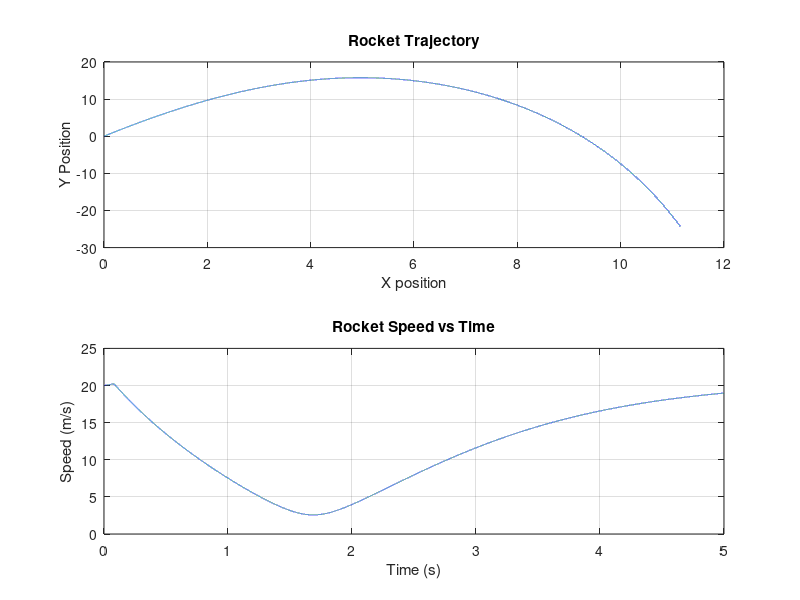

MATLAB code to generate this figure:
function rocket_simulation
    % Initial conditions
    angle = deg2rad(80);
    e_x_0 = cos(angle) * 20;
    e_y_0 = sin(angle) * 20;

    % Time settings and discretization
    t_tot = 5;
    h = 0.0001;
    N = t_tot / h;

    % Calculate velocities using the original Runge-Kutta method for velocities
    [X, Y] = RungeKutta(@eDeriv, e_x_0, e_y_0, h, N);

    % Calculate positions using the new Runge-Kutta method for positions
    [pos_X, pos_Y] = RungeKuttaPosition(X, Y, 0, 0, h, N);

    % Plotting the results
    figure;
    subplot(2, 1, 1);
    plot(pos_X, pos_Y);
    xlabel('X position');
    ylabel('Y Position');
    title('Rocket Trajectory');
    grid on;

    subplot(2, 1, 2);
    plot(linspace(0, t_tot, N+1), sqrt(X.^2 + Y.^2));
    xlabel('Time (s)');
    ylabel('Speed (m/s)');
    title('Rocket Speed vs Time');
    grid on;
end

function [X, Y] = RungeKutta(f, vx0, vy0, h, N)
    X = zeros(1, N+1);
    Y = zeros(1, N+1);
    X(1) = vx0;
    Y(1) = vy0;
    t = 0;
    for i = 1:N
        [K1x, K1y] = f(X(i), Y(i), t);
        [K2x, K2y] = f(X(i) + h/2 * K1x, Y(i) + h/2 * K1y, t + h/2);
        [K3x, K3y] = f(X(i) + h/2 * K2x, Y(i) + h/2 * K2y, t + h/2);
        [K4x, K4y] = f(X(i) + h * K3x, Y(i) + h * K3y, t + h);
        X(i+1) = X(i) + (h/6) * (K1x + 2*K2x + 2*K3x + K4x);
        Y(i+1) = Y(i) + (h/6) * (K1y + 2*K2y + 2*K3y + K4y);
        t = t + h;
    end
end

function [posX, posY] = RungeKuttaPosition(vx, vy, pos_x0, pos_y0, h, N)
    posX = zeros(1, N+1);
    posY = zeros(1, N+1);
    posX(1) = pos_x0; % Initial position x
    posY(1) = pos_y0; % Initial position y
    for i = 1:N
        posX(i+1) = posX(i) + h * vx(i);
        posY(i+1) = posY(i) + h * vy(i);
    end
end

function [e_x_prim, e_y_prim] = eDeriv(x_i, y_i, t)
    k_x = 0.001;
    k_y = 0.001;
    g = 9.82;
    m_0 = 0.05;
    k = 0.08;
    
    V = sqrt(x_i^2 + y_i^2);
    phi = atan2(y_i, x_i);
    
    if t <= 0.08
        m = m_0 - (k * t);
        F = 1;
    else
        F = 0;
        m = m_0 - (k * 0.08);
    end

    e_x_prim = (F * cos(phi) - k_x * x_i * V) / m;
    e_y_prim = ((F * sin(phi) - k_y * y_i * V) / m) - g;
end
